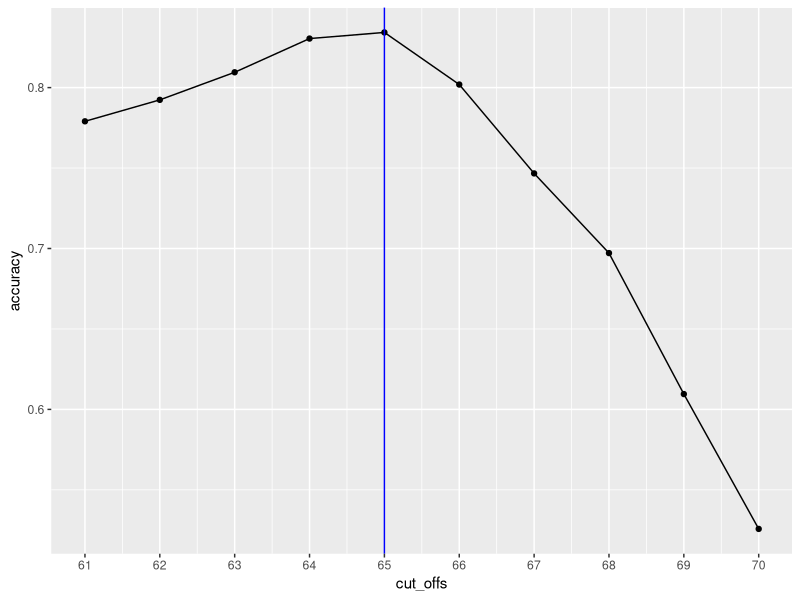
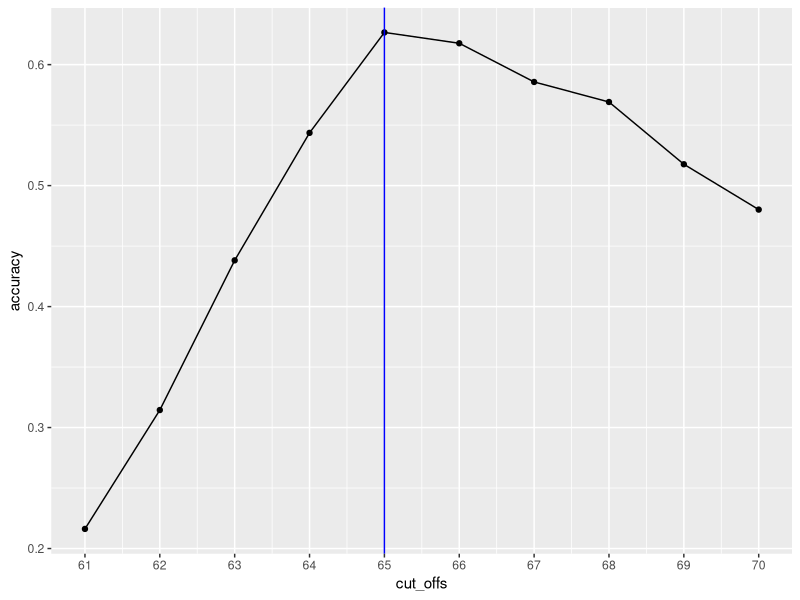
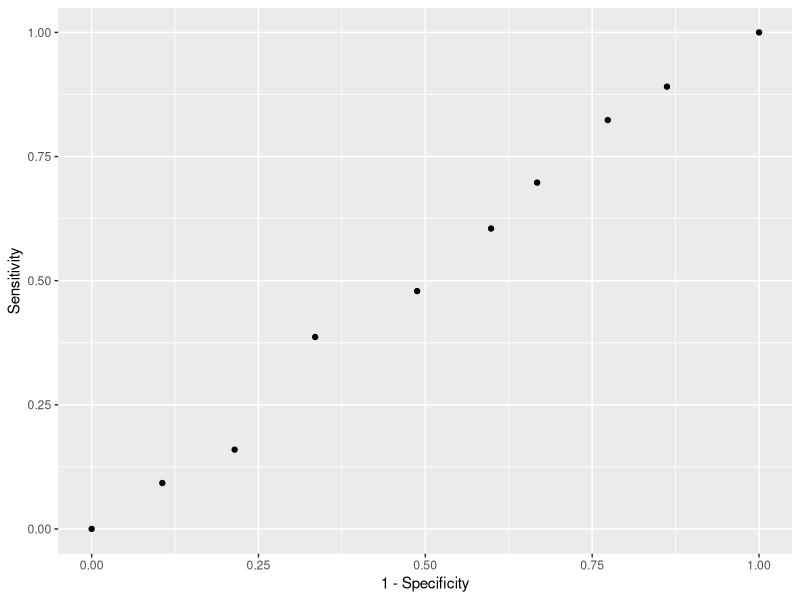
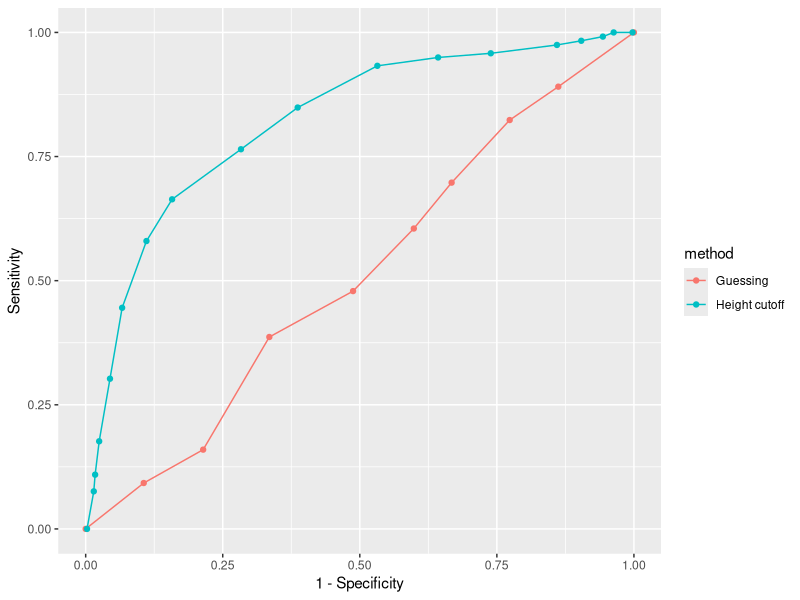
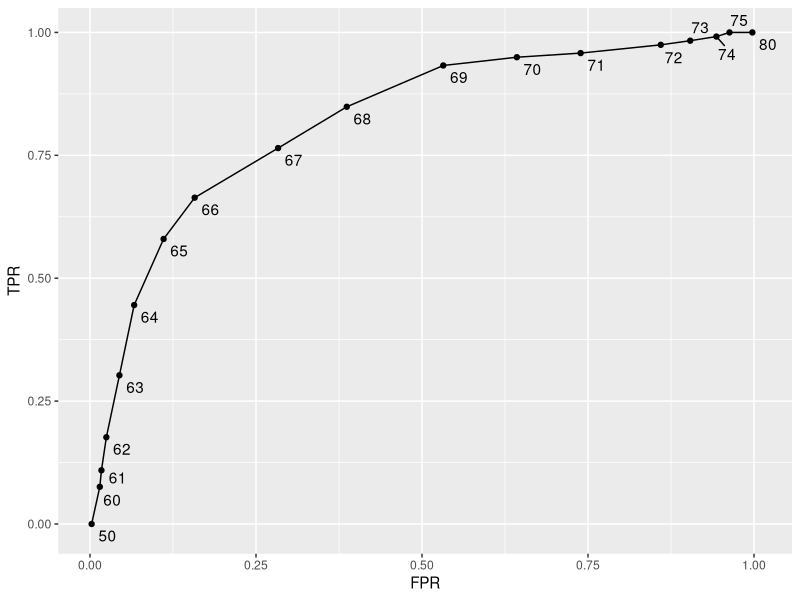
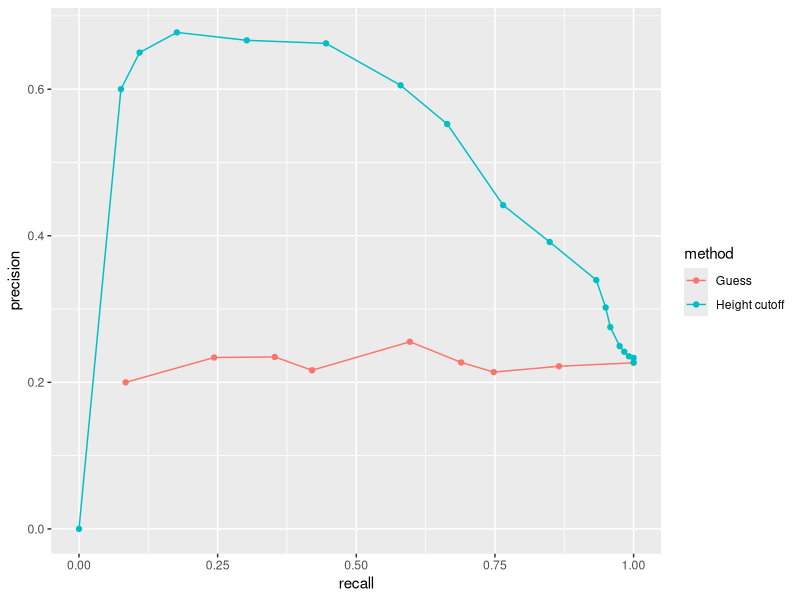
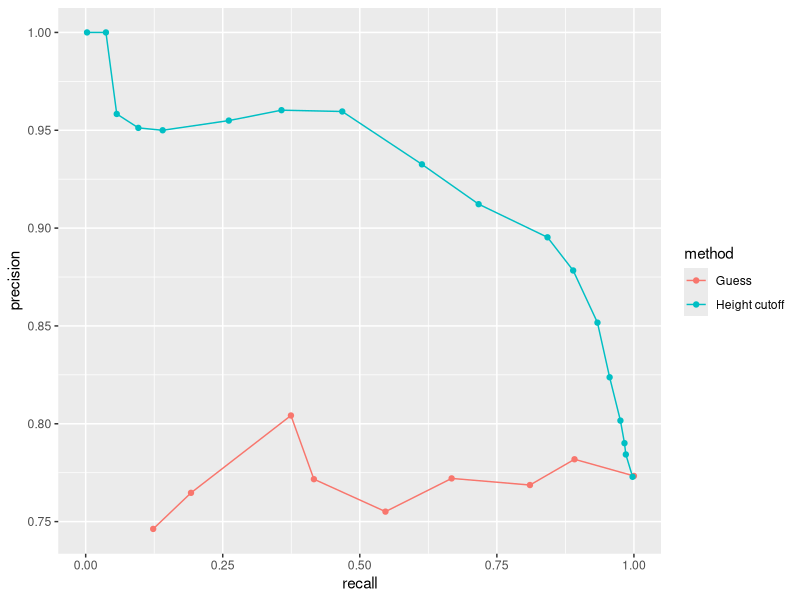
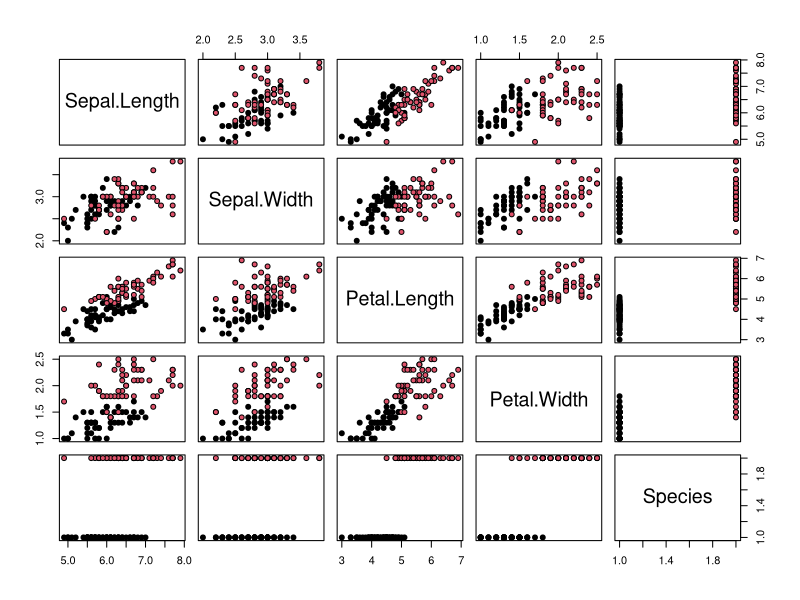

The R script that drew these images, in order:
library(caret)
library(dslabs)
library(tidyverse)
library(broom)

#Get the data for predictin the person's sex from its height
y<-heights$sex
x<-heights$height

#Split the data into the training and test sets
#set.seed(2007)
set.seed(2007, sample.kind="Rounding")

test_index <- createDataPartition(y, times = 1, p = 0.5, list = FALSE)
train_set <- heights[-test_index,]
nrow(train_set)
test_set <- heights[test_index,]
nrow(test_set)

#The trivial "Guessing the outcome" approach
y_hat <- sample(c("Male", "Female"), length(test_index), replace=TRUE)
y_hat <- sample(c("Male", "Female"), length(test_index), replace=TRUE) %>% 
  factor(levels = levels(test_set$sex))

#Compute the proportion of properly guessed values, the value is abou 0.5 as we are just guessing
mean(y_hat == test_set$sex)

#Check if there is a difference between males and females we could use.
#We will see that on average males are taller than females
stats <- heights %>% group_by(sex) %>%
  summarize(avg=mean(height), se=sd(height))

#Predict male if it is above two sd from the average male
#We include the highet heights also as males, increasing the success rate
cut_off <- round(stats$avg[2] - 2*stats$se[2])
cut_off
y_hat <- ifelse((cut_off <= test_set$height) , "Male", "Female") %>% 
  factor(levels=levels(test_set$sex))

#Compute the proportion of properly guessed values, and we see it is already higher tha
mean(y_hat == test_set$sex)

#Experiment with a bunch of different cut-offs, on the training set
cut_offs <- seq(cut_off-1, cut_off+8)
accuracy <- map_dbl(cut_offs, function(x){
  y_hat <- ifelse(train_set$height > x, "Male", "Female") %>% 
    factor(levels = levels(test_set$sex))
  mean(y_hat == train_set$sex)
})
max(accuracy)
best_cutoff <- cut_offs[which.max(accuracy)]
best_cutoff

#plot the accuracy on the test data
data.frame(cut_offs = cut_offs, accuracy = accuracy) %>%
  ggplot(aes(x=cut_offs, y = accuracy)) + geom_line() + geom_point() + 
  geom_vline(xintercept = best_cutoff, color="blue") +
  scale_x_continuous(breaks=cut_offs)

#Evaluate the found best cut-off on the test set, and see that we got even better results
y_hat <- ifelse(test_set$height > best_cutoff, "Male", "Female") %>% 
  factor(levels = levels(test_set$sex))
y_hat <- factor(y_hat)
mean(y_hat == test_set$sex)

#How many features are available to us for prediction in the mnist digits dataset?
?read_mnist

#Build the confusion matrix
conf_mtx <- table(predicted = y_hat, actual = test_set$sex)
conf_mtx
#??? stat <- tidy(chisq.test(conf_mtx))
#??? stat

#Compute the accuracy separately for each sex and observe that the 
#accuracy for males is high and for females it is low
test_set %>% mutate(y_hat = y_hat ) %>%
  group_by(sex) %>%
  summarize(accuracy = mean(sex == y_hat))

# tabulate each combination of prediction and actual value
table(predicted = y_hat, actual = test_set$sex)
test_set %>% 
  mutate(y_hat = y_hat) %>%
  group_by(sex) %>% 
  summarize(accuracy = mean(y_hat == sex))
prev <- mean(y == "Male")
prev

confusionMatrix(data = y_hat, reference = test_set$sex)

# maximize F-score instead of the overal accuracy
cut_offs
F_1 <- map_dbl(cut_offs, function(x){
  y_hat <- ifelse(train_set$height > x, "Male", "Female") %>% 
    factor(levels = levels(test_set$sex))
  F_meas(data = y_hat, reference = factor(train_set$sex))
})
max(F_1)

best_cutoff <- cut_offs[which.max(F_1)]
best_cutoff

#plot the accuracy on the test data
data.frame(cut_offs = cut_offs, accuracy = F_1) %>%
  ggplot(aes(x=cut_offs, y = accuracy)) + geom_line() + geom_point() + 
  geom_vline(xintercept = best_cutoff, color="blue") +
  scale_x_continuous(breaks=cut_offs)

#Test the resulting best cut-off on the test data
y_hat <- ifelse(test_set$height > best_cutoff, "Male", "Female") %>% 
  factor(levels = levels(test_set$sex))

#Compute sensitivity and specificity of the result
sensitivity(data = y_hat, reference = test_set$sex)
specificity(data = y_hat, reference = test_set$sex)

#Compute the F_1 score of the result
F_meas(data = y_hat, reference = factor(train_set$sex))

#Get the confusion matrix of the result
confusionMatrix(data = y_hat, reference = test_set$sex)

#----------------------------------------------------------
#ROC and precision-recall curves

p <- 0.9
n <- length(test_index)
y_hat <- sample(c("Male", "Female"), n, replace = TRUE, prob=c(p, 1-p)) %>% 
  factor(levels = levels(test_set$sex))
mean(y_hat == test_set$sex)

# ROC curve
probs <- seq(0, 1, length.out = 10)
guessing <- map_df(probs, function(p){
  y_hat <- 
    sample(c("Male", "Female"), n, replace = TRUE, prob=c(p, 1-p)) %>% 
    factor(levels = c("Female", "Male"))
  list(method = "Guessing",
       FPR = 1 - specificity(y_hat, test_set$sex),
       TPR = sensitivity(y_hat, test_set$sex))
})
guessing %>% qplot(FPR, TPR, data =., xlab = "1 - Specificity", ylab = "Sensitivity")

cutoffs <- c(50, seq(60, 75), 80)
height_cutoff <- map_df(cutoffs, function(x){
  y_hat <- ifelse(test_set$height > x, "Male", "Female") %>% 
    factor(levels = c("Female", "Male"))
  list(method = "Height cutoff",
       FPR = 1-specificity(y_hat, test_set$sex),
       TPR = sensitivity(y_hat, test_set$sex))
})

# plot both curves together
bind_rows(guessing, height_cutoff) %>%
  ggplot(aes(FPR, TPR, color = method)) +
  geom_line() +
  geom_point() +
  xlab("1 - Specificity") +
  ylab("Sensitivity")

library(ggrepel)
map_df(cutoffs, function(x){
  y_hat <- ifelse(test_set$height > x, "Male", "Female") %>% 
    factor(levels = c("Female", "Male"))
  list(method = "Height cutoff",
       cutoff = x, 
       FPR = 1-specificity(y_hat, test_set$sex),
       TPR = sensitivity(y_hat, test_set$sex))
}) %>%
  ggplot(aes(FPR, TPR, label = cutoff)) +
  geom_line() +
  geom_point() +
  geom_text_repel(nudge_x = 0.01, nudge_y = -0.01)

# plot precision against recall
guessing <- map_df(probs, function(p){
  y_hat <- sample(c("Male", "Female"), length(test_index), 
                  replace = TRUE, prob=c(p, 1-p)) %>% 
    factor(levels = c("Female", "Male"))
  list(method = "Guess",
       recall = sensitivity(y_hat, test_set$sex),
       precision = precision(y_hat, test_set$sex))
})

height_cutoff <- map_df(cutoffs, function(x){
  y_hat <- ifelse(test_set$height > x, "Male", "Female") %>% 
    factor(levels = c("Female", "Male"))
  list(method = "Height cutoff",
       recall = sensitivity(y_hat, test_set$sex),
       precision = precision(y_hat, test_set$sex))
})

bind_rows(guessing, height_cutoff) %>%
  ggplot(aes(recall, precision, color = method)) +
  geom_line() +
  geom_point()
guessing <- map_df(probs, function(p){
  y_hat <- sample(c("Male", "Female"), length(test_index), replace = TRUE, 
                  prob=c(p, 1-p)) %>% 
    factor(levels = c("Male", "Female"))
  list(method = "Guess",
       recall = sensitivity(y_hat, relevel(test_set$sex, "Male", "Female")),
       precision = precision(y_hat, relevel(test_set$sex, "Male", "Female")))
})

height_cutoff <- map_df(cutoffs, function(x){
  y_hat <- ifelse(test_set$height > x, "Male", "Female") %>% 
    factor(levels = c("Male", "Female"))
  list(method = "Height cutoff",
       recall = sensitivity(y_hat, relevel(test_set$sex, "Male", "Female")),
       precision = precision(y_hat, relevel(test_set$sex, "Male", "Female")))
})
bind_rows(guessing, height_cutoff) %>%
  ggplot(aes(recall, precision, color = method)) +
  geom_line() +
  geom_point()


#-----------------------ASSESSMENTS--------------------------
library(dslabs)
library(dplyr)
library(lubridate)
data("reported_heights")

dat <- mutate(reported_heights, date_time = ymd_hms(time_stamp)) %>%
  filter(date_time >= make_date(2016, 01, 25) & date_time < make_date(2016, 02, 1)) %>%
  mutate(type = ifelse(day(date_time) == 25 & hour(date_time) == 8 & between(minute(date_time), 15, 30), "inclass","online")) %>%
  select(sex, type)
dat <- dat %>% mutate(sex = factor(sex, c("Female", "Male")),
                      type = factor(type))
str(dat)

#y <- factor(dat$sex, c("Female", "Male"))
#x <- dat$type

#The type column of dat indicates whether students took classes in
#person ("inclass") or online ("online"). What proportion of the
#inclass group is female? What proportion of the online group is female?

#Enter your answer as a percentage or decimal (eg "50%" or "0.50")
#to at least the hundredths place.
options(digits = 3)
stats <- dat %>% group_by(type) %>% summarize(females = sum(sex=="Female")/n())
female_inclass <- stats$females[1]
female_inclass
female_online <- stats$females[2]
female_online

#In the course videos, height cutoffs were used to predict sex.
#Instead of using height, use the type variable. Use what you
#learned about Q1 to make an informed guess about sex based on
#the most prevalent sex for each type. Report the accuracy of
#your prediction of sex based on type. You do not need to split
#the data into training and test sets.

#Enter your accuracy as a percentage or decimal (eg "50%" or "0.50")
#to at least the hundredths place.

y_hat <- ifelse(dat$type == "inclass",
                sample(c("Female","Male"), 1, prob=c(female_inclass, 1.0 - female_inclass)),
                sample(c("Female","Male"), 1, prob=c(female_online, 1.0 - female_online))) %>%
  factor(levels = levels(dat$sex))

mean(y_hat == dat$sex)

#Write a line of code using the table function to show the confusion 
#matrix between y_hat and y. Use the exact format function(a, b) for
#your answer and do not name the columns and rows.
table(predicted = y_hat, actual = dat$sex)

#What is the sensitivity of this prediction? You can use the sensitivity
#function from the caret package. Enter your answer as a percentage or
#decimal (eg "50%" or "0.50") to at least the hundredths place.
sensitivity(y_hat, dat$sex)

#What is the specificity of this prediction? You can use the specificity
#function from the caret package. Enter your answer as a percentage or
#decimal (eg "50%" or "0.50") to at least the hundredths place.
specificity(y_hat, dat$sex)

confusionMatrix(data = y_hat, reference = dat$sex)

#-------------------------------------------------------------

#We will practice building a machine learning algorithm using a new dataset,
#iris, that provides multiple predictors for us to use to train. To start,
#we will remove the setosa species and we will focus on the versicolor and
#virginica iris species using the following code:

library(caret)
data(iris)
iris <- iris[-which(iris$Species=='setosa'),]
iris <- iris %>% mutate(Species = droplevels(Species))
y <- iris$Species

#First let us create an even split of the data into train and test partitions
#using createDataPartition. The code with a missing line is given below:

#set.seed(2) # if using R 3.5 or earlier 
set.seed(2, sample.kind="Rounding") # if using R 3.6 or later

test_index <- createDataPartition(y,times=1,p=0.5,list=FALSE)

test <- iris[test_index,]
train <- iris[-test_index,]

#Using only the train iris dataset, for each feature, perform a simple
#search to find the cutoff that produces the highest accuracy, predicting
#virginica if greater than the cutoff and versicolor otherwise.
#Use the seq function over the range of each feature by intervals of 0.1
#for this search.

max_accuracy <- function(y, x) {
  #Create a data frame for simplicity
  dat <- data.frame(s = y, p = x)

  #Use the seq function over the range of each feature by intervals of 0.1 for this search.
  cut_offs <- seq(min(dat$p), max(dat$p), 0.1)

  #Perform a simple search to find the cutoff that produces the highest accuracy.
  accuracy <- map_dbl(cut_offs, function(cut_off){
    #Predicting virginica if greater than the cutoff and versicolor otherwise.
    y_hat <- ifelse(dat$p > cut_off, "virginica", "versicolor") %>% 
      factor(levels = levels(dat$s))
    mean(y_hat == dat$s)
  })
  #Report the corresponding maximum accuracy for the cut-off
  data.frame(accuracy = max(accuracy), cut_off = cut_offs[which.max(accuracy)])
}

max_a_sl <- max_accuracy(train$Species, train$Sepal.Length)
max_a_sw <- max_accuracy(train$Species, train$Sepal.Width)
max_a_pl <- max_accuracy(train$Species, train$Petal.Length)
max_a_pw <- max_accuracy(train$Species, train$Petal.Width)

result <- data.frame(feature = factor(c("max_a_sl","max_a_sw","max_a_pl","max_a_pw")), 
                     max_acc = c(max_a_sl$accuracy,max_a_sw$accuracy,max_a_pl$accuracy,max_a_pw$accuracy),
                     cut_off = c(max_a_sl$cut_off,max_a_sw$cut_off,max_a_pl$cut_off,max_a_pw$cut_off)) %>% 
  arrange(desc(max_acc))

result

#Which feature produces the highest accuracy?

result$feature[which.max(result$max_acc)]
result$cut_off[which.max(result$max_acc)]

#For the feature selected in Q8, use the smart cutoff value from
#the training data to calculate overall accuracy in the test data.
#What is the overall accuracy?  
y_hat <- ifelse(test$Petal.Length > 4.7, "virginica", "versicolor") %>% 
  factor(levels = levels(test$Species))
mean(y_hat == test$Species)

#Notice that we had an overall accuracy greater than 96% in the training data,
#but the overall accuracy was lower in the test data. This can happen often if
#we overtrain. In fact, it could be the case that a single feature is not the
#best choice. For example, a combination of features might be optimal. Using
#a single feature and optimizing the cutoff as we did on our training data can
#lead to overfitting.

#Given that we know the test data, we can treat it like we did our training data
#to see if the same feature with a different cutoff will optimize our predictions.

#Which feature best optimizes our overall accuracy?

max_a_sl <- max_accuracy(test$Species, test$Sepal.Length)
max_a_sw <- max_accuracy(test$Species, test$Sepal.Width)
max_a_pl <- max_accuracy(test$Species, test$Petal.Length)
max_a_pw <- max_accuracy(test$Species, test$Petal.Width)

result <- data.frame(feature = factor(c("max_a_sl","max_a_sw","max_a_pl","max_a_pw")), 
                     max_acc = c(max_a_sl$accuracy,max_a_sw$accuracy,max_a_pl$accuracy,max_a_pw$accuracy),
                     cut_off = c(max_a_sl$cut_off,max_a_sw$cut_off,max_a_pl$cut_off,max_a_pw$cut_off)) %>% 
  arrange(desc(max_acc))

result

result$feature[which.max(result$max_acc)]
result$cut_off[which.max(result$max_acc)]

#Now we will perform some exploratory data analysis on the data. 
plot(iris,pch=21,bg=iris$Species)

#Notice that Petal.Length and Petal.Width in combination 
#could potentially be more information than either feature alone.

#Optimize the the cutoffs for Petal.Length and Petal.Width separately
#in the train dataset by using the seq function with increments of 0.1.
#Then, report the overall accuracy when applied to the test dataset by
#creating a rule that predicts virginica if Petal.Length is greater
#than the length cutoff OR Petal.Width is greater than the width cutoff,
#and versicolor otherwise.

#What is the overall accuracy for the test data now?
y_hat <- ifelse((test$Petal.Length > 4.7) | (test$Petal.Width > 1.5),
                "virginica", "versicolor") %>% 
  factor(levels = levels(test$Species))
mean(y_hat == test$Species)
